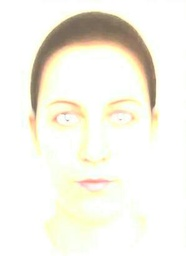
#> input picture images in report/contrast1 - dilate.jpg, 186 x 256 px, shrunk from 299 x 412 before the run
$ python ssim.py 'images in report/contrast1 - dilate.jpg' 'images in report/contrast1 - erode.jpg'
#> lines starting #> are read from the running program, lines starting #| are printed output that depends on the picture; long printed decimals are rounded
### lib/imageIO.py
# Library to perform image I/O and histogram plotting
#
# imread_gray    - Read in a grayscale image and return a numpy array
# imwrite_gray   - Write a grayscale numpy array into an image file (.PNG)
# imread_colour  - Read in a colour image and return three numpy arrays
# imwrite_colour - Write a colour numpy array into an image file (.PNG)
# plot_IMGhist   - Plot a histogram of an input image
# plot_hist      - Plot a histogram

import numpy as np
import PIL
import matplotlib.mlab as mlab
import matplotlib.pyplot as plt
import matplotlib
import pylab


# Function to read in a grayscale image and return as an 8-bit 2D array
def imread_gray(fname):
    img = PIL.Image.open(fname)
    return np.asarray(img)

# Function to write a grayscale image (.PNG) from an 8-bit 2D array
# [4 lines left out: function imwrite_gray, not called in this run]

# Function to read in a grayscale image and return as an 8-bit 2D array
def imread_colour(fname):
#> called with fname = 'images in report/contrast1 - dilate.jpg'
    img = PIL.Image.open(fname)
#> img is the input picture: PIL image 186x256 RGB; mean R, G, B 245.2, 242.7, 232.5
    imgRGB = np.asarray(img)
    imCr = imgRGB[:,:,0]
    imCg = imgRGB[:,:,1]
    imCb = imgRGB[:,:,2]
#> call 2 of imread_colour, with fname = 'images in report/contrast1 - erode.jpg'
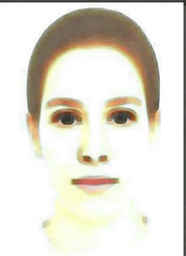
#> input picture images in report/contrast1 - erode.jpg, 186 x 256 px, shrunk from 299 x 412 before the run
#> in imread_colour, img is the input picture: PIL image 186x256 RGB; mean R, G, B 228.4, 224.8, 213.9
#> in imread_colour (call 2), `imCb = imgRGB[:,:,2]`:
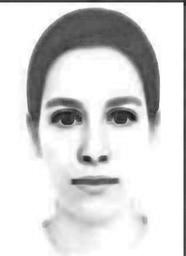
#> imCb: shape (256, 186); min 22, max 255, mean 213.9
    return imCr, imCg, imCb

# Function to write a grayscale image (.PNG) from an 8-bit 2D array
# [27 lines left out: functions imwrite_colour, plot_IMGhist, plot_hist, not called in this run]


### a1_code.py
#####
#####               Imports
#####
import PIL
import numpy as np
import math
import sys

from morph import *
import morph

from imhist_lib import *
import imhist_lib


#####
#####               RGB to image
#####
# [17 lines left out: functions RGB_To_Image, Image_To_RGB, not called in this run]

#####
#####               Image_rgb2yuv
#####
def Image_rgb2yuv(img_r, img_g, img_b):
# Calls rgb2yuv for every pixel in a color image
    img_y = numpy.zeros((img_r.shape[0], img_r.shape[1]), 'uint16')
    img_u = numpy.zeros((img_r.shape[0], img_r.shape[1]), 'uint16')
    img_v = numpy.zeros((img_r.shape[0], img_r.shape[1]), 'uint16')

    colCount = int(img_r.shape[0])
#> colCount = 256
    rowCount = int(img_r.shape[1])
#> rowCount = 186

    for col in range(colCount):
        for row in range(rowCount):
            y, u, v = rgb2yuv(img_r[col, row], img_g[col, row], img_b[col, row])
            img_y[col, row] = math.floor(y)
            img_u[col, row] = math.floor(u)
            img_v[col, row] = math.floor(v)
#> this loop made 256 passes
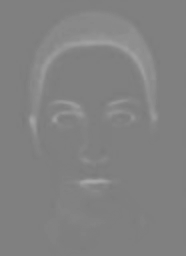
#> img_v: shape (256, 186) uint16; min 122, max 168, mean 129.8


    return img_y, img_u, img_v


#####
#####               Image_yuv2rgb
#####
# [18 lines left out: function Image_yuv2rgb, not called in this run]

#####
#####               rgb2yuv
#####
def rgb2yuv(r, g, b):
# Ported from a js version, see rgb2yuv.js file for more details
    y = r * 0.299000 + g * 0.587000 + b * 0.114000
    u = r * -0.168736 + g * -0.331264 + b * 0.5000000 + 128
    v = r * 0.500000 + g * - 0.418688 + b * -0.081312 + 128

    return np.uint16(y), np.uint16(u), np.uint16(v)


#####
#####               yuv2rgb
#####
# [109 lines left out: functions yuv2rgb, ReadCLArgs, morph_CE, morph_toggleCE, drew_CE, histhyper, not called in this run]

### lib/IPmetrics.py
import numpy
import math
import scipy
import scipy.ndimage
from numpy.ma.core import exp
from scipy.constants.constants import pi
#import Image

'''
Created on 21 nov. 2011
@author: Antoine Vacavant, ISIT lab, antoine.vacavant@iut.u-clermont1.fr, http://isit.u-clermont1.fr/~anvacava
Modified by Christopher Godfrey, on 17 July 2012 (lines 32-34)
'''
'''
The function to compute SSIM
@param param: img_mat_1 1st 2D matrix
@param param: img_mat_2 2nd 2D matrix
'''
def SSIM(img_mat_1, img_mat_2):
    #Variables for Gaussian kernel definition
    gaussian_kernel_sigma=1.5
    gaussian_kernel_width=11
    gaussian_kernel=numpy.zeros((gaussian_kernel_width,gaussian_kernel_width))

    #Fill Gaussian kernel
    for i in range(gaussian_kernel_width):
        for j in range(gaussian_kernel_width):
            gaussian_kernel[i,j]=\
            (1/(2*pi*(gaussian_kernel_sigma**2)))*\
            exp(-(((i-5)**2)+((j-5)**2))/(2*(gaussian_kernel_sigma**2)))

    #Convert image matrices to double precision (like in the Matlab version)
    img_mat_1=img_mat_1.astype(numpy.float)
    img_mat_2=img_mat_2.astype(numpy.float)

    #Squares of input matrices
    img_mat_1_sq=img_mat_1**2
    img_mat_2_sq=img_mat_2**2
    img_mat_12=img_mat_1*img_mat_2

    #Means obtained by Gaussian filtering of inputs
    img_mat_mu_1=scipy.ndimage.filters.convolve(img_mat_1,gaussian_kernel)
    img_mat_mu_2=scipy.ndimage.filters.convolve(img_mat_2,gaussian_kernel)

    #Squares of means
    img_mat_mu_1_sq=img_mat_mu_1**2
    img_mat_mu_2_sq=img_mat_mu_2**2
    img_mat_mu_12=img_mat_mu_1*img_mat_mu_2

    #Variances obtained by Gaussian filtering of inputs' squares
    img_mat_sigma_1_sq=scipy.ndimage.filters.convolve(img_mat_1_sq,gaussian_kernel)
    img_mat_sigma_2_sq=scipy.ndimage.filters.convolve(img_mat_2_sq,gaussian_kernel)

    #Covariance
    img_mat_sigma_12=scipy.ndimage.filters.convolve(img_mat_12,gaussian_kernel)

    #Centered squares of variances
    img_mat_sigma_1_sq=img_mat_sigma_1_sq-img_mat_mu_1_sq
    img_mat_sigma_2_sq=img_mat_sigma_2_sq-img_mat_mu_2_sq
    img_mat_sigma_12=img_mat_sigma_12-img_mat_mu_12;
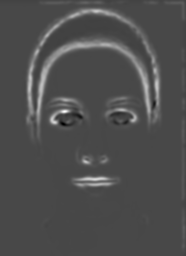
#> img_mat_sigma_12: shape (256, 186) float64; min -228, max 665.2, mean 46.9; drawn with min black and max white

    #c1/c2 constants
    #First use: manual fitting
    c_1=6.5025
    c_2=58.5225

    #Second use: change k1,k2 & c1,c2 depend on L (width of color map)
    l=255
    k_1=0.01
    c_1=(k_1*l)**2
    k_2=0.03
    c_2=(k_2*l)**2

    #Numerator of SSIM
    num_ssim=(2*img_mat_mu_12+c_1)*(2*img_mat_sigma_12+c_2)
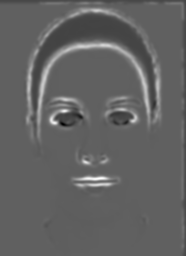
#> num_ssim: shape (256, 186) float64; min -28041585.9, max 82851046.5, mean 15095039.3; drawn with min black and max white
    #Denominator of SSIM
    den_ssim=(img_mat_mu_1_sq+img_mat_mu_2_sq+c_1)*\
    (img_mat_sigma_1_sq+img_mat_sigma_2_sq+c_2)
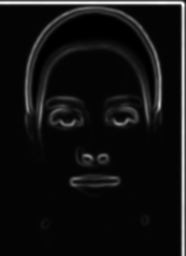
#> den_ssim: shape (256, 186) float64; min 1522108.3, max 648247635.8, mean 47453143.4; drawn with min black and max white
    #SSIM
    ssim_map=num_ssim/den_ssim
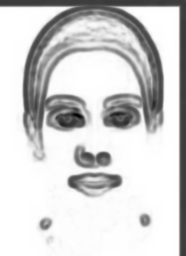
#> ssim_map: shape (256, 186) float64; min -0.283, max 1, mean 0.774; drawn with min black and max white
    index=numpy.average(ssim_map)

    return index

### ssim.py
import sys
import PIL


thisDir = sys.path[0]
sys.path.append(thisDir + '/lib')


from a1_code import *
import a1_code

from imageIO import *
import imageIO

from IPmetrics import *
import IPmetrics


if(len(sys.argv) != 3):
    print("you must provide exactly two paths to images, as parameters to this program,\nexiting...")
    sys.exit()


imagePathOne = thisDir + "/" + sys.argv[1]
imagePathTwo = thisDir + "/" + sys.argv[2]

img1_r, img1_g, img1_b = imageIO.imread_colour(imagePathOne)
img2_r, img2_g, img2_b = imageIO.imread_colour(imagePathTwo)

img1_y, img1_u, img1_v = Image_rgb2yuv(img1_r, img1_g, img1_b)
img2_y, img2_u, img2_v = Image_rgb2yuv(img2_r, img2_g, img2_b)

index = IPmetrics.SSIM(img1_y, img2_y)

print("SSIM index is: " + str(index))
#| SSIM index is: 0.7736
